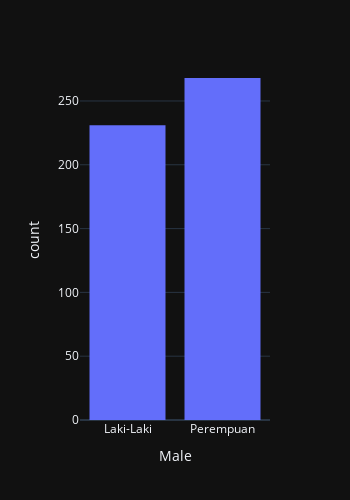

The cell this chart's notebook holds for it:
### Code cell
fig = px.histogram(df_clicked, x='Male',nbins=20,
                   template='plotly_dark', width=350, height=500)
fig.show()

### Figure 1 — Plotly figure (JSON) as saved in the notebook; plotly's stock layout.template omitted (floating-point values rounded to 4 significant figures; data arrays with more than 128 entries replaced by an {"elided": "..."} marker saying what was removed)
{"data": [{"alignmentgroup": "True", "bingroup": "x", "hovertemplate": "Male=%{x}<br>count=%{y}<extra></extra>", "legendgroup": "", "marker": {"color": "#636efa", "pattern": {"shape": ""}}, "name": "", "nbinsx": 20, "offsetgroup": "", "orientation": "v", "showlegend": false, "type": "histogram", "x": {"elided": "500 str values"}, "xaxis": "x", "yaxis": "y"}], "layout": {"barmode": "relative", "height": 500, "legend": {"tracegroupgap": 0}, "margin": {"t": 60}, "width": 350, "xaxis": {"anchor": "y", "domain": [0, 1], "title": {"text": "Male"}}, "yaxis": {"anchor": "x", "domain": [0, 1], "title": {"text": "count"}}}}
